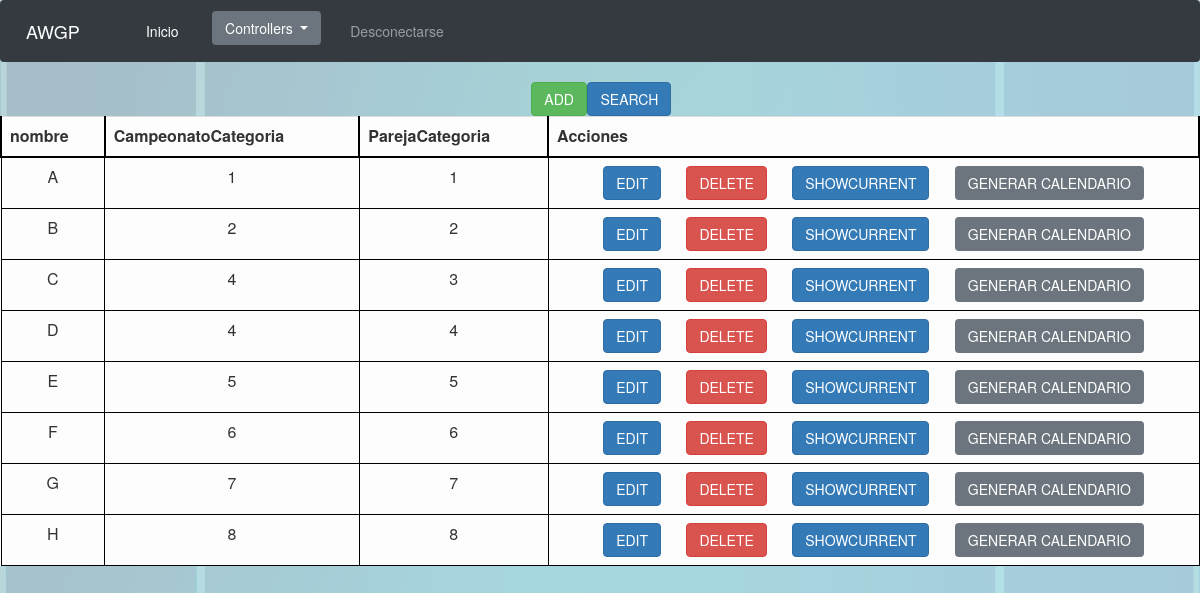
/Controllers/Controller_Grupo.php (signed in), run on an earlier commit of the app's database.
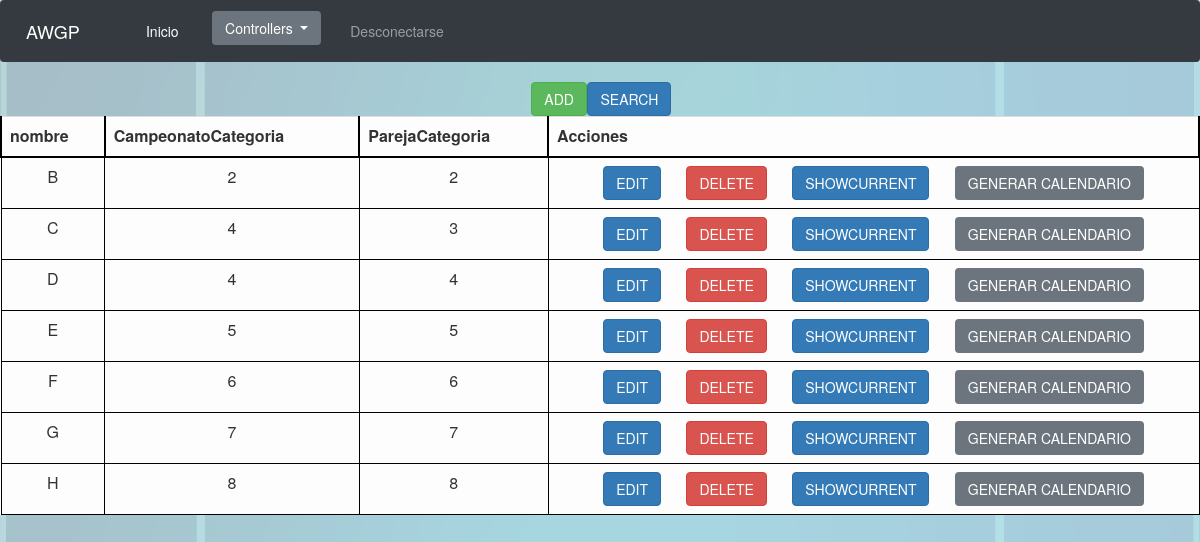
And on a later commit of the database.
### tables this page shows
CREATE TABLE IF NOT EXISTS `Grupo` (
  `nombre` VARCHAR(45) NOT NULL,
  `CampeonatoCategoria` INT NOT NULL,
  `ParejaCategoria` INT NOT NULL,
  PRIMARY KEY (`nombre`,`CampeonatoCategoria`,`ParejaCategoria`),
  INDEX `fk_Grupo_Campeonato_consta_de_categorias1_idx` (`CampeonatoCategoria` ASC),
  INDEX `fk_Grupo_Pareja_pertenece_categoria1_idx` (`ParejaCategoria` ASC),
  CONSTRAINT `fk_Grupo_Campeonato_consta_de_categorias1`
    FOREIGN KEY (`CampeonatoCategoria`)
    REFERENCES `Campeonato_consta_de_categorias` (`constadeCategorias`)
    ON DELETE CASCADE
    ON UPDATE CASCADE,
  CONSTRAINT `fk_Grupo_Pareja_pertenece_categoria1`
    FOREIGN KEY (`ParejaCategoria`)
    REFERENCES `Pareja_pertenece_categoria` (`perteneceCategoria`)
    ON DELETE CASCADE
    ON UPDATE CASCADE);

### Modelos/Grupo.php (called while the page is built, shortened)
<?php
class Grupo
{
  var $mysqli;
	function __construct($Grupo,$nombre,$CampeonatoCategoria,$ParejaCategoria)
  {
      include_once '../Functions/ConectarBD.php';
    $this->mysqli = ConectarBD();
	}
  function SHOWALL(){
    $sql = "SELECT * FROM Grupo";
    $resultado = $this->mysqli->query($sql);
    if(!$resultado){
      return 'No se ha podido conectar con la BD';
    }else{
      return $resultado;
    }
  }
}
?>

### Functions/ConectarBD.php (called while the page is built, shortened)
<?php
function ConectarBD()
	{
	    $mysqli = new mysqli("localhost", "AWGPusr", "AWGPass", "awgp");
		return $mysqli;
	}
?>

### Views/base/SHOWALL.php (the view, shortened to what this page needs)
<?php
class SHOWALL{
	var $showEdit = true;
	var $showDelete = true;
	var $showShowcurrent = true;
	var $showAdd = true;
	var $showSearch = true;
	var $showAcciones = true;
	var $controlador;
	var $acciones = 'Acciones';
	var $resultado;
	function toString(){
		include '../Views/base/header.php';
		echo '<table align="center">';
			echo "<form id='AnadirBuscar' method='GET' action='"; echo $this->controlador; echo "'>";
			echo '<tr class="filaInvisible">';
				if($this->showAdd){
					echo '<td class="celdaInvisible">';
					echo "<input class='btn btn-success' type='submit' name='submit' value='ADD'/>";
					echo '</td>';
				}
				if($this->showSearch){
					echo '<td class="celdaInvisible">';
					echo "<input class='btn btn-primary' type='submit' name='submit' value='SEARCH'/>";
					echo '</td>';
				}
			echo '</tr>';
			echo '</form>';
		echo '</table>';
		echo '<table class="table table-light">';
			echo '<tr class="fila">';
				while($tituloColumna = $this->resultado->fetch_field()){
					echo '<th class="tituloColumna">';
						echo $tituloColumna->name;
					echo '</th>';
				}
				if($this->showAcciones){
					echo '<th class="tituloColumna">';
					echo $this->acciones;
					echo '</th>';
				}
			echo '</tr>';
			$num = 0;
			while($fila = $this->resultado->fetch_row()){
				echo "<form id='formularioOpcion"; echo $num; echo "' method='GET' action='"; echo $this->controlador; echo "'>";
				echo '<tr class="fila">';
				for($i = 0; $i < sizeof($fila); $i++){
					echo '<td class="celda">';
					echo $fila[$i];
					echo '</td>';
				}
				if($this->showAcciones){
					echo '<td class="celda">';
						if($this->showEdit){
							echo "<input class='btn btn-primary' type='submit' name='submit' value='EDIT'/>";
						}
						if($this->showDelete){
							echo "<input class='btn btn-danger' type='submit' name='submit' value='DELETE'/>";
						}
						if($this->showShowcurrent){
							echo "<input class='btn btn-primary' type='submit' name='submit' value='SHOWCURRENT'/>";
						}
						$this->botonesOpcion();
					echo '</td>';
				}
				echo '</tr>';
				echo '</form>';
				$num++;
			}
		echo '</table>';
		include '../Views/base/footer.php';
	}
}
?>

### Controllers/Controller_Grupo.php (shortened to what this page needs)
<?php
	include '../Modelos/Grupo.php';
	include '../Views/Grupo/Grupo_SHOWALL.php';
switch ($_REQUEST['submit']){
		case 'GENERAR_CALENDARIO':
	case 'SHOWALL':
		$Grupo = new Grupo('','','','');
		$respuesta = $Grupo->SHOWALL();
		new Grupo_SHOWALL($respuesta, '','','','');
		break;
}
?>

### Views/base/header.php (shortened to what this page needs)
	<link href="/css/style.css" type="text/css" rel="stylesheet"  media="(min-width:380px)">
	<link rel="stylesheet" href="https://stackpath.bootstrapcdn.com/bootstrap/4.1.3/css/bootstrap.min.css">
	<link rel="stylesheet" type="text/css" href="//netdna.bootstrapcdn.com/bootstrap/3.1.1/css/bootstrap.min.css">
	<html>
		<header>
			<nav class="navbar navbar-expand-lg navbar-dark bg-dark">
				<a class="navbar-brand" href="#">AWGP</a>
				<div class="collapse navbar-collapse" id="navbarColor01">
				  <ul class="navbar-nav mr-auto">
					<li class="nav-item active">
					  <a class="nav-link" href="../index.php">Inicio<span class="sr-only">(current)</span></a>
					</li>
	<?php
	if(isset($_SESSION['rolAdmin']) && $_SESSION['rolAdmin']){
		?>
			<li class="nav-item">
				<div class="dropdown nav-link">
				  <button class="btn btn-secondary dropdown-toggle" type="button" id="dropdownMenuButton" data-toggle="dropdown" aria-haspopup="true" aria-expanded="false" style="vertical-align: middle">
					Controllers
				  </button>
				</div>
			</li>
			<li class="nav-item">
			  <a class="nav-link" href="../Functions/Desconectar.php">Desconectarse</a>
			</li>
		<?php
	}else if(isset($_SESSION['DNI'])){
		?>
			<li class="nav-item">
			  <a class="nav-link text-nowrap" href="../Controllers/Controller_Reserva.php">Reservar pista</a>
			</li>
			<li class="nav-item">
			  <a class="nav-link text-nowrap" href="../Controllers/Controller_Reserva.php?submit=VERRESERVAS">Mis reservas</a>
			</li>
			<li class="nav-item">
			  <a class="nav-link text-nowrap" href="../Controllers/Controller_Pareja.php">Mis parejas</a>
			</li>
			<li class="nav-item">
			  <a class="nav-link text-nowrap" href="../Controllers/Controller_Deportista.php?submit=PERFIL">Mi perfil</a>
			</li>
			<li class="nav-item">
			  <a class="nav-link text-nowrap" href="../Controllers/Controller_Pareja.php?submit=ESCOGERPAREJA">Inscribirse a un campeonato</a>
			</li>
			<li class="nav-item">
			  <a class="nav-link text-nowrap" href="../Controllers/Controller_Clase.php?submit=MISCLASES">Ver clases</a>
			</li>
			<li class="nav-item">
			  <a class="nav-link text-nowrap" href="../Controllers/Controller_Clase.php?submit=APUNTARSE">Apuntarse a clases</a>
			</li>
			<li class="nav-item">
			  <a class="nav-link text-nowrap" href="../Controllers/Controller_Clase.php?submit=MISCLASES">Ver clases</a>
			</li>
			<li class="nav-item">
			  <a class="nav-link text-nowrap" href="../Controllers/Controller_Clase.php?submit=APUNTARSE">Apuntarse a clases</a>
			</li>
			<?php
			if(isset($_SESSION['rolEntrenador']) && $_SESSION['rolEntrenador']){
				?>
				<li class="nav-item">
				  <a class="nav-link text-nowrap" href="../Controllers/Controller_Clase.php">Agenda de clases</a>
				</li>
				<?php
			}
			?>
			<li class="nav-item">
			  <a class="nav-link text-nowrap" href="../Functions/Desconectar.php">Desconectarse</a>
			</li>
		<?php
	}else{
	}
?>
		  </ul>
		</div>
	</nav>
</header>
<body>

### Views/Grupo/Grupo_SHOWALL.php
<?php
include '../Views/base/SHOWALL.php';
class GRUPO_SHOWALL extends SHOWALL{
	var $showADDCALENDARIO = true;
	function __construct($respuesta){
		$this->controlador = 'Controller_Grupo.php';
		$this->resultado = $respuesta;
		$this->toString();
	}
function botonesOpcion(){
			if($this->showADDCALENDARIO){
				echo "<input class='btn btn-secondary' type='submit' name='submit' value=' GENERAR CALENDARIO'/>";
			}
	}
}
?>

### Views/base/footer.php (shortened to what this page needs)
	</body>
</html>

### css/style.css (style rules this page uses)
.btn { margin-left: 2%; margin-right: 2%; }
.nav-item { margin-left: 8%; }
html { font: Arial; }
body { background-image: url(../img/padel.png); background-size: contain; }
th { text-align: center; }
.tituloColumna { border-top: 2px solid black; border-right: 2px solid black; border-left: 2px solid black; border-bottom: 2px solid black; }
.celda { text-align: center; border: 1px solid black; padding-top: 3; padding-bottom: 3; padding-left: 10; padding-right: 10; }

What changed in the data, as far as the page shows it:
removed grupo: nombre "A", CampeonatoCategoria "1", ParejaCategoria "1"
